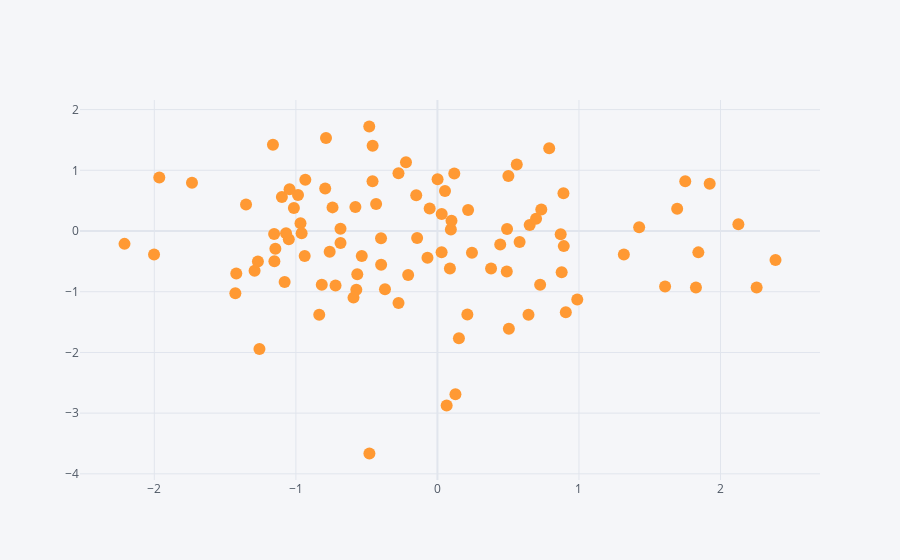

The code cell stored with this chart in its notebook:
### Code cell
# Gráfico interactivo tipo scatter (eje 'x' columna 'a', eje 'y' columna 'b')
dataframe.iplot(kind='scatter', x='a', y='b', mode='markers')
